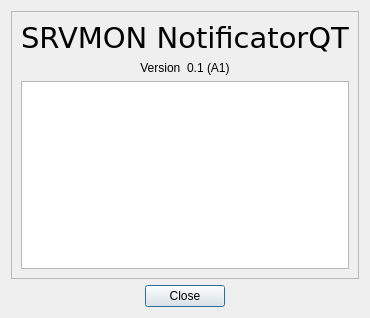
<?xml version="1.0" encoding="UTF-8"?>
<ui version="4.0">
 <class>Dialog</class>
 <widget class="QDialog" name="Dialog">
  <property name="geometry">
   <rect>
    <x>0</x>
    <y>0</y>
    <width>359</width>
    <height>318</height>
   </rect>
  </property>
  <property name="windowTitle">
   <string>Dialog</string>
  </property>
  <layout class="QVBoxLayout" name="verticalLayout_2">
   <item>
    <layout class="QVBoxLayout" name="verticalLayout">
     <item>
      <layout class="QVBoxLayout" name="verticalLayout_3">
       <item>
        <widget class="QFrame" name="frame">
         <property name="sizePolicy">
          <sizepolicy hsizetype="Expanding" vsizetype="Expanding">
           <horstretch>0</horstretch>
           <verstretch>0</verstretch>
          </sizepolicy>
         </property>
         <property name="frameShape">
          <enum>QFrame::StyledPanel</enum>
         </property>
         <property name="frameShadow">
          <enum>QFrame::Raised</enum>
         </property>
         <layout class="QGridLayout" name="gridLayout_2">
          <item row="1" column="0">
           <widget class="QLabel" name="label_2">
            <property name="frameShape">
             <enum>QFrame::NoFrame</enum>
            </property>
            <property name="text">
             <string>Version  0.1 (A1)</string>
            </property>
            <property name="alignment">
             <set>Qt::AlignCenter</set>
            </property>
           </widget>
          </item>
          <item row="0" column="0">
           <widget class="QLabel" name="label">
            <property name="font">
             <font>
              <family>DejaVu Sans</family>
              <pointsize>22</pointsize>
             </font>
            </property>
            <property name="frameShape">
             <enum>QFrame::NoFrame</enum>
            </property>
            <property name="text">
             <string>SRVMON NotificatorQT</string>
            </property>
            <property name="alignment">
             <set>Qt::AlignCenter</set>
            </property>
           </widget>
          </item>
          <item row="2" column="0">
           <widget class="QTextEdit" name="textEdit"/>
          </item>
         </layout>
        </widget>
       </item>
      </layout>
     </item>
     <item>
      <layout class="QHBoxLayout" name="horizontalLayout">
       <property name="spacing">
        <number>5</number>
       </property>
       <property name="sizeConstraint">
        <enum>QLayout::SetMinimumSize</enum>
       </property>
       <item>
        <spacer name="horizontalSpacer_2">
         <property name="orientation">
          <enum>Qt::Horizontal</enum>
         </property>
         <property name="sizeHint" stdset="0">
          <size>
           <width>40</width>
           <height>20</height>
          </size>
         </property>
        </spacer>
       </item>
       <item>
        <widget class="QPushButton" name="pushButton">
         <property name="text">
          <string>Close</string>
         </property>
        </widget>
       </item>
       <item>
        <spacer name="horizontalSpacer">
         <property name="orientation">
          <enum>Qt::Horizontal</enum>
         </property>
         <property name="sizeHint" stdset="0">
          <size>
           <width>40</width>
           <height>20</height>
          </size>
         </property>
        </spacer>
       </item>
      </layout>
     </item>
    </layout>
   </item>
  </layout>
 </widget>
 <resources/>
 <connections/>
</ui>
